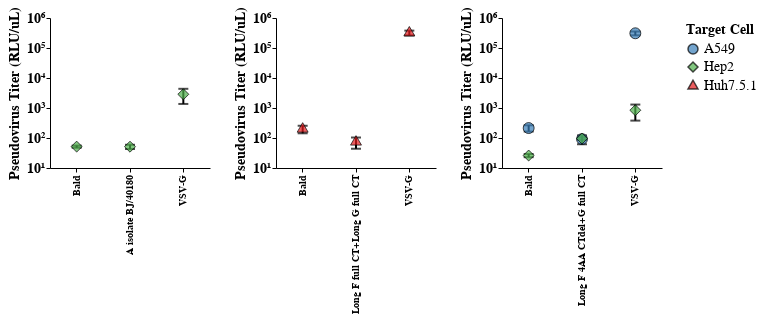

The cell this chart's notebook holds for it:
### Markdown cell above
## plot past psv protocols

### Code cell
# --- Protocol-specific data and virus filters ---
protocol_data = [
    (df_cui, "Cui et al"),
    (df_hu, "Hu et al"),
    (df_haid, "Haid et al")
]

virus_filters = {
    "Cui et al": ["Bald", "ABJ", "VSVG"],
    "Hu et al": ["Bald", "Long F (full)+G (full)", "VSVG"],
    "Haid et al": ["Bald", "Long F -4+G (full)", "VSVG"]
}
virus_display_names = {
    "Bald": "Bald",
    "ABJ": "A isolate BJ/40180",
    "Long F (full)+G (full)": "Long F full CT+Long G full CT",
    "Long F -4+G (full)": "Long F 4AA CTdel+G full CT",
    "VSVG": "VSV-G"
}

# --- Enforce consistent virus order ---
virus_order = list(virus_display_names.keys())
virus_order_dict = {v: i for i, v in enumerate(virus_order)}

# --- Color and shape mappings ---
color_mapping = {
    "A549": "#377eb8",
    "Hep2": "#4daf4a",
    "Huh7.5.1": "#e41a1c"
}
shape_mapping = {
    "A549": "circle",
    "Hep2": "diamond",
    "Huh7.5.1": "triangle"
}

# --- Shared Y scale ---
shared_y_domain = [10, 10**6]
log_ticks = [10**i for i in range(1, 7)]
log_labels = ["10¹", "10²", "10³", "10⁴", "10⁵", "10⁶"]
label_expr_y = "{ " + ", ".join(f"{v}: '{l}'" for v, l in zip(log_ticks, log_labels)) + " }[datum.value]"
label_expr_x = "{ " + ", ".join(f"{i}: '{virus_display_names[v]}'" for i, v in enumerate(virus_order)) + " }[datum.value]"

# --- Build the charts ---
charts = []
for df, title in protocol_data:
    df = df.copy()
    df['virus'] = df['virus'].str.strip()
    df['virus_order'] = df['virus'].map(virus_order_dict)
    allowed_viruses = virus_filters[title]
    df = df[df['virus'].isin(allowed_viruses)]

    base = alt.Chart(df).encode(
        x=alt.X(
            'virus_order:O',
            title='',
            axis=alt.Axis(
                labelAngle=-90,
                labelFontSize=10,
                titleFontSize=14,
                labelExpr=label_expr_x
            )
        ),
        y=alt.Y(
            'mean_RLU_uL:Q',
            title='Pseudovirus Titer (RLU/uL)',
            scale=alt.Scale(type='log', domain=shared_y_domain),
            axis=alt.Axis(
                values=log_ticks,
                labelExpr=label_expr_y,
                titleFontSize=14
            )
        ),
        color=alt.Color(
            'target cell:N',
            scale=alt.Scale(domain=list(color_mapping.keys()), range=list(color_mapping.values())),
            legend=alt.Legend(title="Target Cell")
        ),
        shape=alt.Shape(
            'target cell:N',
            scale=alt.Scale(domain=list(shape_mapping.keys()), range=list(shape_mapping.values())),
            legend=None
        ),
        tooltip=[
            alt.Tooltip('virus:N', title='Virus'),
            alt.Tooltip('target cell:N', title='Target Cell'),
            alt.Tooltip('mean_RLU_uL:Q', title='Titer (RLU/uL)'),
            alt.Tooltip('std_RLU_uL:Q', title='Std Dev')
        ]
    )

    error_bars = alt.Chart(df).mark_rule(size=2, color='black').encode(
        x='virus_order:O',
        y='lower_RLU_uL:Q',
        y2='upper_RLU_uL:Q'
    )

    error_caps = (
        alt.Chart(df).mark_tick(size=10, thickness=2, orient='horizontal', color='black').encode(
            x='virus_order:O',
            y='lower_RLU_uL:Q'
        ) +
        alt.Chart(df).mark_tick(size=10, thickness=2, orient='horizontal', color='black').encode(
            x='virus_order:O',
            y='upper_RLU_uL:Q'
        )
    )

    points = base.mark_point(size=120, filled=True, stroke='black', strokeWidth=1)

    chart = (error_bars + error_caps + points).properties(
        width=160,
        height=150
    )

    charts.append(chart)

# --- Combine side-by-side ---
combined = alt.hconcat(*charts).resolve_scale(
    y='shared',
    color='shared',
    shape='shared'
).configure_axis(
    labelFontWeight='bold',
    titleFontWeight='bold',
    grid=False
).configure_view(
    strokeWidth=2
)

# --- Save and show ---
combined.save("03_output/plots/Titer_Cui-Hu-Haid_filtered.html")
combined

### Figure 1 — Vega-Lite specification as saved in the notebook (floating-point values rounded to 4 significant figures)
{"config": {"background": "transparent", "title": {"fontSize": 20, "fontWeight": "normal", "font": "Helvetica", "anchor": "start", "color": "#000000", "orient": "top", "offset": 5, "subtitleColor": "gray", "subtitleFont": "Helvetica", "subtitleFontWeight": "normal", "subtitleFontSize": 18, "subtitlePadding": 2}, "axis": {"domain": true, "domainColor": "black", "domainWidth": 1, "grid": false, "gridColor": "#DEDDDD", "gridWidth": 0.5, "labelFont": "Helvetica", "labelFontSize": 14, "labelFlush": false, "labelFontWeight": "bold", "labelPadding": 2, "tickColor": "black", "tickSize": 4, "tickWidth": 1, "titleFont": "Helvetica", "titleAlign": "center", "titleFontWeight": "bold", "titleFontSize": 14, "titlePadding": 5}, "legend": {"labelFont": "Helvetica", "labelFontSize": 14, "symbolSize": 100, "titleFont": "Helvetica", "titleFontSize": 14, "titleFontWeight": "bold", "padding": 5, "titleLimit": 200, "gradientLength": 100}, "range": {"category": ["#4e79a7", "#f28e2c", "#e15759", "#76b7b2", "#59a14f", "#edc949", "#af7aa1", "#ff9da7", "#9c755f", "#bab0ab"], "diverging": ["#c7e9b4", "#7fcdbb", "#41b6c4", "#1d91c0", "#225ea8", "#253494"]}, "view": {"stroke": "transparent", "strokeWidth": 2}, "text": {"font": "Helvetica Light", "fontSize": 14}}, "hconcat": [{"layer": [{"mark": {"type": "rule", "color": "black", "size": 2}, "encoding": {"x": {"field": "virus_order", "type": "ordinal"}, "y": {"field": "lower_RLU_uL", "type": "quantitative"}, "y2": {"field": "upper_RLU_uL"}}}, {"layer": [{"mark": {"type": "tick", "color": "black", "orient": "horizontal", "size": 10, "thickness": 2}, "encoding": {"x": {"field": "virus_order", "type": "ordinal"}, "y": {"field": "lower_RLU_uL", "type": "quantitative"}}}, {"mark": {"type": "tick", "color": "black", "orient": "horizontal", "size": 10, "thickness": 2}, "encoding": {"x": {"field": "virus_order", "type": "ordinal"}, "y": {"field": "upper_RLU_uL", "type": "quantitative"}}}]}, {"mark": {"type": "point", "filled": true, "size": 120, "stroke": "black", "strokeWidth": 1}, "encoding": {"color": {"field": "target cell", "legend": {"title": "Target Cell"}, "scale": {"domain": ["A549", "Hep2", "Huh7.5.1"], "range": ["#377eb8", "#4daf4a", "#e41a1c"]}, "type": "nominal"}, "shape": {"field": "target cell", "legend": null, "scale": {"domain": ["A549", "Hep2", "Huh7.5.1"], "range": ["circle", "diamond", "triangle"]}, "type": "nominal"}, "tooltip": [{"field": "virus", "title": "Virus", "type": "nominal"}, {"field": "target cell", "title": "Target Cell", "type": "nominal"}, {"field": "mean_RLU_uL", "title": "Titer (RLU/uL)", "type": "quantitative"}, {"field": "std_RLU_uL", "title": "Std Dev", "type": "quantitative"}], "x": {"axis": {"labelAngle": -90, "labelExpr": "{ 0: 'Bald', 1: 'A isolate BJ/40180', 2: 'Long F full CT+Long G full CT', 3: 'Long F 4AA CTdel+G full CT', 4: 'VSV-G' }[datum.value]", "labelFontSize": 10, "titleFontSize": 14}, "field": "virus_order", "title": "", "type": "ordinal"}, "y": {"axis": {"labelExpr": "{ 10: '10¹', 100: '10²', 1000: '10³', 10000: '10⁴', 100000: '10⁵', 1000000: '10⁶' }[datum.value]", "titleFontSize": 14, "values": [10, 100, 1000, 10000, 100000, 1000000]}, "field": "mean_RLU_uL", "scale": {"domain": [10, 1000000], "type": "log"}, "title": "Pseudovirus Titer (RLU/uL)", "type": "quantitative"}}}], "data": {"name": "data-9fe605dc92112f8765147518cee4e725"}, "height": 150, "width": 160}, {"layer": [{"mark": {"type": "rule", "color": "black", "size": 2}, "encoding": {"x": {"field": "virus_order", "type": "ordinal"}, "y": {"field": "lower_RLU_uL", "type": "quantitative"}, "y2": {"field": "upper_RLU_uL"}}}, {"layer": [{"mark": {"type": "tick", "color": "black", "orient": "horizontal", "size": 10, "thickness": 2}, "encoding": {"x": {"field": "virus_order", "type": "ordinal"}, "y": {"field": "lower_RLU_uL", "type": "quantitative"}}}, {"mark": {"type": "tick", "color": "black", "orient": "horizontal", "size": 10, "thickness": 2}, "encoding": {"x": {"field": "virus_order", "type": "ordinal"}, "y": {"field": "upper_RLU_uL", "type": "quantitative"}}}]}, {"mark": {"type": "point", "filled": true, "size": 120, "stroke": "black", "strokeWidth": 1}, "encoding": {"color": {"field": "target cell", "legend": {"title": "Target Cell"}, "scale": {"domain": ["A549", "Hep2", "Huh7.5.1"], "range": ["#377eb8", "#4daf4a", "#e41a1c"]}, "type": "nominal"}, "shape": {"field": "target cell", "legend": null, "scale": {"domain": ["A549", "Hep2", "Huh7.5.1"], "range": ["circle", "diamond", "triangle"]}, "type": "nominal"}, "tooltip": [{"field": "virus", "title": "Virus", "type": "nominal"}, {"field": "target cell", "title": "Target Cell", "type": "nominal"}, {"field": "mean_RLU_uL", "title": "Titer (RLU/uL)", "type": "quantitative"}, {"field": "std_RLU_uL", "title": "Std Dev", "type": "quantitative"}], "x": {"axis": {"labelAngle": -90, "labelExpr": "{ 0: 'Bald', 1: 'A isolate BJ/40180', 2: 'Long F full CT+Long G full CT', 3: 'Long F 4AA CTdel+G full CT', 4: 'VSV-G' }[datum.value]", "labelFontSize": 10, "titleFontSize": 14}, "field": "virus_order", "title": "", "type": "ordinal"}, "y": {"axis": {"labelExpr": "{ 10: '10¹', 100: '10²', 1000: '10³', 10000: '10⁴', 100000: '10⁵', 1000000: '10⁶' }[datum.value]", "titleFontSize": 14, "values": [10, 100, 1000, 10000, 100000, 1000000]}, "field": "mean_RLU_uL", "scale": {"domain": [10, 1000000], "type": "log"}, "title": "Pseudovirus Titer (RLU/uL)", "type": "quantitative"}}}], "data": {"name": "data-81dc5d3995abf0de7124c4aa4ee0be4b"}, "height": 150, "width": 160}, {"layer": [{"mark": {"type": "rule", "color": "black", "size": 2}, "encoding": {"x": {"field": "virus_order", "type": "ordinal"}, "y": {"field": "lower_RLU_uL", "type": "quantitative"}, "y2": {"field": "upper_RLU_uL"}}}, {"layer": [{"mark": {"type": "tick", "color": "black", "orient": "horizontal", "size": 10, "thickness": 2}, "encoding": {"x": {"field": "virus_order", "type": "ordinal"}, "y": {"field": "lower_RLU_uL", "type": "quantitative"}}}, {"mark": {"type": "tick", "color": "black", "orient": "horizontal", "size": 10, "thickness": 2}, "encoding": {"x": {"field": "virus_order", "type": "ordinal"}, "y": {"field": "upper_RLU_uL", "type": "quantitative"}}}]}, {"mark": {"type": "point", "filled": true, "size": 120, "stroke": "black", "strokeWidth": 1}, "encoding": {"color": {"field": "target cell", "legend": {"title": "Target Cell"}, "scale": {"domain": ["A549", "Hep2", "Huh7.5.1"], "range": ["#377eb8", "#4daf4a", "#e41a1c"]}, "type": "nominal"}, "shape": {"field": "target cell", "legend": null, "scale": {"domain": ["A549", "Hep2", "Huh7.5.1"], "range": ["circle", "diamond", "triangle"]}, "type": "nominal"}, "tooltip": [{"field": "virus", "title": "Virus", "type": "nominal"}, {"field": "target cell", "title": "Target Cell", "type": "nominal"}, {"field": "mean_RLU_uL", "title": "Titer (RLU/uL)", "type": "quantitative"}, {"field": "std_RLU_uL", "title": "Std Dev", "type": "quantitative"}], "x": {"axis": {"labelAngle": -90, "labelExpr": "{ 0: 'Bald', 1: 'A isolate BJ/40180', 2: 'Long F full CT+Long G full CT', 3: 'Long F 4AA CTdel+G full CT', 4: 'VSV-G' }[datum.value]", "labelFontSize": 10, "titleFontSize": 14}, "field": "virus_order", "title": "", "type": "ordinal"}, "y": {"axis": {"labelExpr": "{ 10: '10¹', 100: '10²', 1000: '10³', 10000: '10⁴', 100000: '10⁵', 1000000: '10⁶' }[datum.value]", "titleFontSize": 14, "values": [10, 100, 1000, 10000, 100000, 1000000]}, "field": "mean_RLU_uL", "scale": {"domain": [10, 1000000], "type": "log"}, "title": "Pseudovirus Titer (RLU/uL)", "type": "quantitative"}}}], "data": {"name": "data-c028708607112571476bb1a2b289a56a"}, "height": 150, "width": 160}], "resolve": {"scale": {"color": "shared", "shape": "shared", "y": "shared"}}, "$schema": "https://vega.github.io/schema/vega-lite/v5.20.1.json", "datasets": {"data-9fe605dc92112f8765147518cee4e725": [{"virus": "ABJ", "target cell": "Hep2", "protocol": "Cui et al", "mean_RLU_uL": 51.25, "std_RLU_uL": 8.225, "lower_RLU_uL": 43.02, "upper_RLU_uL": 59.48, "virus_order": 1}, {"virus": "Bald", "target cell": "Hep2", "protocol": "Cui et al", "mean_RLU_uL": 51.62, "std_RLU_uL": 4.119, "lower_RLU_uL": 47.5, "upper_RLU_uL": 55.74, "virus_order": 0}, {"virus": "VSVG", "target cell": "Hep2", "protocol": "Cui et al", "mean_RLU_uL": 2865.0, "std_RLU_uL": 1500.0, "lower_RLU_uL": 1365.0, "upper_RLU_uL": 4365.0, "virus_order": 4}], "data-81dc5d3995abf0de7124c4aa4ee0be4b": [{"virus": "Bald", "target cell": "Huh7.5.1", "protocol": "Hu et al", "mean_RLU_uL": 199.7, "std_RLU_uL": 56.27, "lower_RLU_uL": 143.4, "upper_RLU_uL": 255.9, "virus_order": 0}, {"virus": "Long F (full)+G (full)", "target cell": "Huh7.5.1", "protocol": "Hu et al", "mean_RLU_uL": 73.82, "std_RLU_uL": 29.95, "lower_RLU_uL": 43.86, "upper_RLU_uL": 103.8, "virus_order": 2}, {"virus": "VSVG", "target cell": "Huh7.5.1", "protocol": "Hu et al", "mean_RLU_uL": 321200.0, "std_RLU_uL": 58350.0, "lower_RLU_uL": 262800.0, "upper_RLU_uL": 379500.0, "virus_order": 4}], "data-c028708607112571476bb1a2b289a56a": [{"virus": "Bald", "target cell": "A549", "protocol": "Haid et al", "mean_RLU_uL": 214.5, "std_RLU_uL": 50.2, "lower_RLU_uL": 164.3, "upper_RLU_uL": 264.7, "virus_order": 0}, {"virus": "Bald", "target cell": "Hep2", "protocol": "Haid et al", "mean_RLU_uL": 26.07, "std_RLU_uL": 3.113, "lower_RLU_uL": 22.95, "upper_RLU_uL": 29.18, "virus_order": 0}, {"virus": "Long F -4+G (full)", "target cell": "A549", "protocol": "Haid et al", "mean_RLU_uL": 92.05, "std_RLU_uL": 30.14, "lower_RLU_uL": 61.91, "upper_RLU_uL": 122.2, "virus_order": 3}, {"virus": "Long F -4+G (full)", "target cell": "Hep2", "protocol": "Haid et al", "mean_RLU_uL": 95.63, "std_RLU_uL": 8.702, "lower_RLU_uL": 86.93, "upper_RLU_uL": 104.3, "virus_order": 3}, {"virus": "VSVG", "target cell": "A549", "protocol": "Haid et al", "mean_RLU_uL": 309700.0, "std_RLU_uL": 45020.0, "lower_RLU_uL": 264600.0, "upper_RLU_uL": 354700.0, "virus_order": 4}, {"virus": "VSVG", "target cell": "Hep2", "protocol": "Haid et al", "mean_RLU_uL": 841.0, "std_RLU_uL": 461.2, "lower_RLU_uL": 379.8, "upper_RLU_uL": 1302.0, "virus_order": 4}]}}
